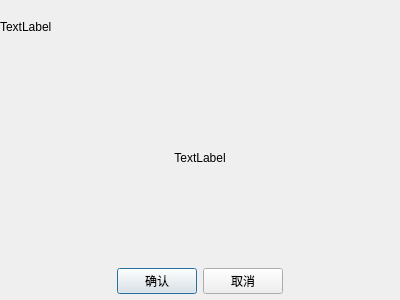
<?xml version="1.0" encoding="UTF-8"?>
<ui version="4.0">
 <class>DlgPrompt</class>
 <widget class="QDialog" name="DlgPrompt">
  <property name="geometry">
   <rect>
    <x>0</x>
    <y>0</y>
    <width>400</width>
    <height>300</height>
   </rect>
  </property>
  <property name="windowTitle">
   <string>Dialog</string>
  </property>
  <layout class="QHBoxLayout" name="horizontalLayout">
   <property name="leftMargin">
    <number>0</number>
   </property>
   <property name="topMargin">
    <number>6</number>
   </property>
   <property name="rightMargin">
    <number>0</number>
   </property>
   <property name="bottomMargin">
    <number>6</number>
   </property>
   <item>
    <layout class="QVBoxLayout" name="verticalLayout" stretch="1,5,1">
     <item>
      <widget class="QLabel" name="title_label">
       <property name="text">
        <string>TextLabel</string>
       </property>
      </widget>
     </item>
     <item>
      <widget class="QLabel" name="label">
       <property name="focusPolicy">
        <enum>Qt::StrongFocus</enum>
       </property>
       <property name="text">
        <string>TextLabel</string>
       </property>
       <property name="alignment">
        <set>Qt::AlignCenter</set>
       </property>
       <property name="wordWrap">
        <bool>true</bool>
       </property>
      </widget>
     </item>
     <item>
      <layout class="QHBoxLayout" name="horizontalLayout_2">
       <item>
        <spacer name="horizontalSpacer">
         <property name="orientation">
          <enum>Qt::Horizontal</enum>
         </property>
         <property name="sizeHint" stdset="0">
          <size>
           <width>40</width>
           <height>20</height>
          </size>
         </property>
        </spacer>
       </item>
       <item>
        <widget class="QPushButton" name="ok_Btn">
         <property name="text">
          <string>确认</string>
         </property>
         <property name="type" stdset="0">
          <string>secondary</string>
         </property>
        </widget>
       </item>
       <item>
        <widget class="QPushButton" name="cancel_Btn">
         <property name="text">
          <string>取消</string>
         </property>
         <property name="type" stdset="0">
          <string>secondary</string>
         </property>
        </widget>
       </item>
       <item>
        <spacer name="horizontalSpacer_2">
         <property name="orientation">
          <enum>Qt::Horizontal</enum>
         </property>
         <property name="sizeHint" stdset="0">
          <size>
           <width>40</width>
           <height>20</height>
          </size>
         </property>
        </spacer>
       </item>
      </layout>
     </item>
    </layout>
   </item>
  </layout>
 </widget>
 <resources/>
 <connections/>
</ui>
